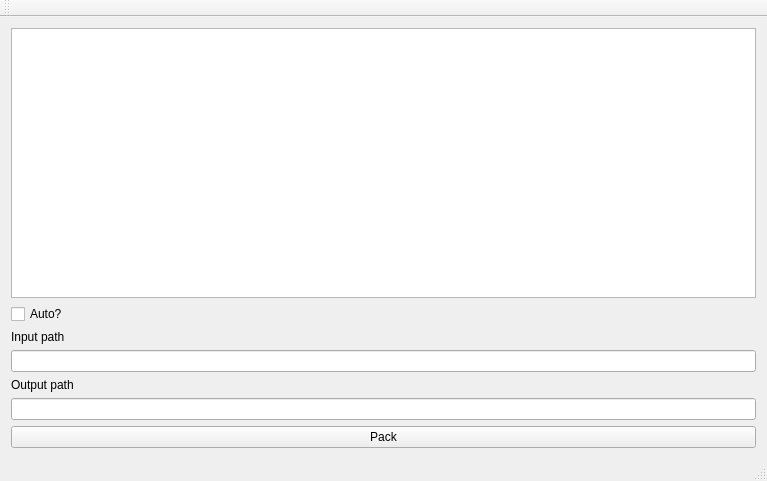
<?xml version="1.0" encoding="UTF-8"?>
<ui version="4.0">
 <class>MainWindow</class>
 <widget class="QMainWindow" name="MainWindow">
  <property name="geometry">
   <rect>
    <x>0</x>
    <y>0</y>
    <width>767</width>
    <height>481</height>
   </rect>
  </property>
  <property name="windowTitle">
   <string>MainWindow</string>
  </property>
  <widget class="QWidget" name="centralWidget">
   <layout class="QVBoxLayout" name="verticalLayout">
    <item>
     <widget class="QTextBrowser" name="textBrowser"/>
    </item>
    <item>
     <layout class="QHBoxLayout" name="horizontalLayout">
      <item>
       <widget class="QCheckBox" name="checkBox">
        <property name="text">
         <string>Auto?</string>
        </property>
       </widget>
      </item>
      <item>
       <spacer name="horizontalSpacer">
        <property name="orientation">
         <enum>Qt::Horizontal</enum>
        </property>
        <property name="sizeHint" stdset="0">
         <size>
          <width>40</width>
          <height>20</height>
         </size>
        </property>
       </spacer>
      </item>
     </layout>
    </item>
    <item>
     <widget class="QLabel" name="label">
      <property name="text">
       <string>Input path</string>
      </property>
     </widget>
    </item>
    <item>
     <widget class="QLineEdit" name="inputEdit">
      <property name="text">
       <string/>
      </property>
     </widget>
    </item>
    <item>
     <widget class="QLabel" name="label_2">
      <property name="text">
       <string>Output path</string>
      </property>
     </widget>
    </item>
    <item>
     <widget class="QLineEdit" name="outputEdit"/>
    </item>
    <item>
     <widget class="QPushButton" name="pushButton">
      <property name="text">
       <string>Pack</string>
      </property>
     </widget>
    </item>
   </layout>
  </widget>
  <widget class="QMenuBar" name="menuBar">
   <property name="geometry">
    <rect>
     <x>0</x>
     <y>0</y>
     <width>767</width>
     <height>23</height>
    </rect>
   </property>
  </widget>
  <widget class="QToolBar" name="mainToolBar">
   <attribute name="toolBarArea">
    <enum>TopToolBarArea</enum>
   </attribute>
   <attribute name="toolBarBreak">
    <bool>false</bool>
   </attribute>
  </widget>
  <widget class="QStatusBar" name="statusBar"/>
 </widget>
 <layoutdefault spacing="6" margin="11"/>
 <resources/>
 <connections/>
</ui>
